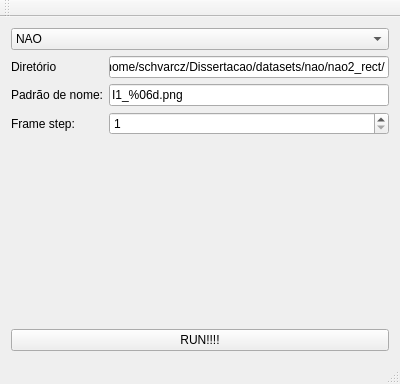
<?xml version="1.0" encoding="UTF-8"?>
<ui version="4.0">
 <class>MainWindow</class>
 <widget class="QMainWindow" name="MainWindow">
  <property name="geometry">
   <rect>
    <x>0</x>
    <y>0</y>
    <width>400</width>
    <height>384</height>
   </rect>
  </property>
  <property name="windowTitle">
   <string>MainWindow</string>
  </property>
  <widget class="QWidget" name="centralWidget">
   <layout class="QVBoxLayout" name="verticalLayout">
    <item>
     <widget class="QComboBox" name="CBRobo">
      <item>
       <property name="text">
        <string>NAO</string>
       </property>
      </item>
      <item>
       <property name="text">
        <string>MotoX</string>
       </property>
      </item>
      <item>
       <property name="text">
        <string>Ardrone</string>
       </property>
      </item>
      <item>
       <property name="text">
        <string>Libviso</string>
       </property>
      </item>
     </widget>
    </item>
    <item>
     <layout class="QFormLayout" name="formLayout">
      <property name="fieldGrowthPolicy">
       <enum>QFormLayout::AllNonFixedFieldsGrow</enum>
      </property>
      <item row="0" column="0">
       <widget class="QLabel" name="label">
        <property name="text">
         <string>Diretório</string>
        </property>
       </widget>
      </item>
      <item row="1" column="0">
       <widget class="QLabel" name="label_2">
        <property name="text">
         <string>Padrão de nome:</string>
        </property>
       </widget>
      </item>
      <item row="1" column="1">
       <widget class="QLineEdit" name="LENamePattern">
        <property name="text">
         <string>I1_%06d.png</string>
        </property>
       </widget>
      </item>
      <item row="2" column="0">
       <widget class="QLabel" name="label_3">
        <property name="text">
         <string>Frame step:</string>
        </property>
       </widget>
      </item>
      <item row="2" column="1">
       <widget class="QSpinBox" name="SBFrameStep">
        <property name="minimum">
         <number>1</number>
        </property>
       </widget>
      </item>
      <item row="0" column="1">
       <widget class="QLineEdit" name="LEDir">
        <property name="text">
         <string>/home/schvarcz/Dissertacao/datasets/nao/nao2_rect/</string>
        </property>
       </widget>
      </item>
     </layout>
    </item>
    <item>
     <widget class="QPushButton" name="pushButton">
      <property name="text">
       <string>RUN!!!!</string>
      </property>
     </widget>
    </item>
   </layout>
  </widget>
  <widget class="QMenuBar" name="menuBar">
   <property name="geometry">
    <rect>
     <x>0</x>
     <y>0</y>
     <width>400</width>
     <height>25</height>
    </rect>
   </property>
  </widget>
  <widget class="QToolBar" name="mainToolBar">
   <attribute name="toolBarArea">
    <enum>TopToolBarArea</enum>
   </attribute>
   <attribute name="toolBarBreak">
    <bool>false</bool>
   </attribute>
  </widget>
  <widget class="QStatusBar" name="statusBar"/>
 </widget>
 <layoutdefault spacing="6" margin="11"/>
 <resources/>
 <connections/>
</ui>
